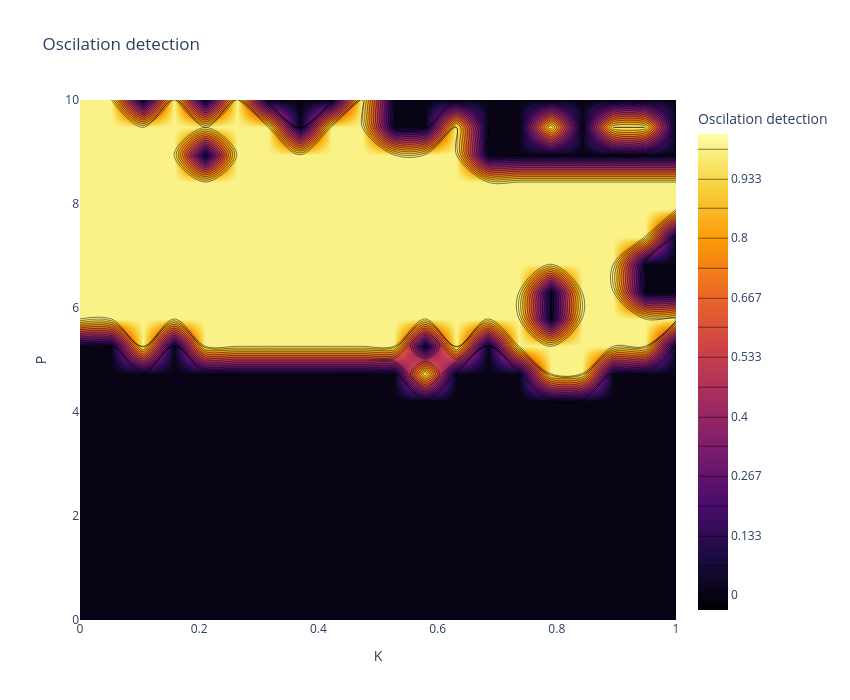
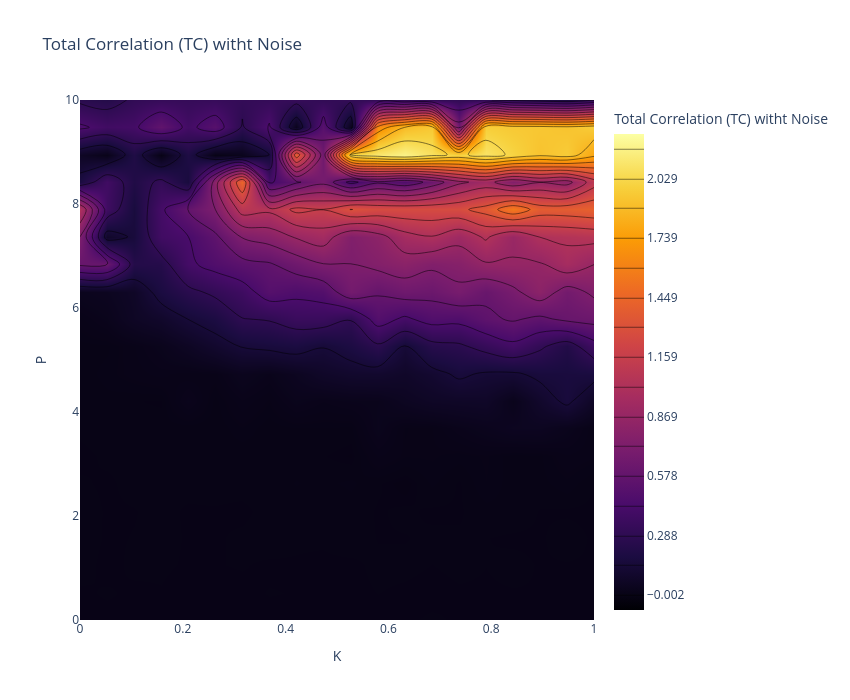
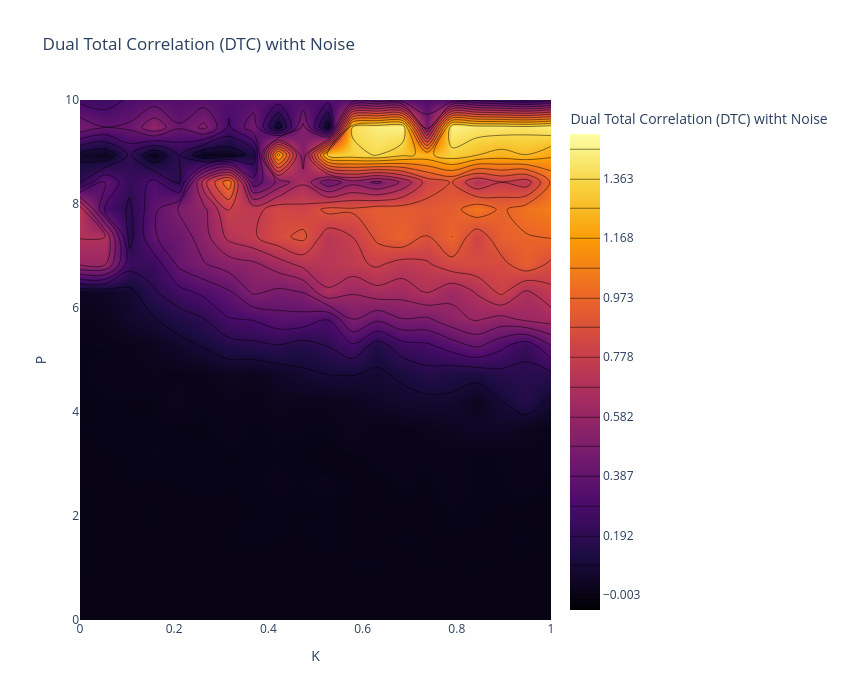
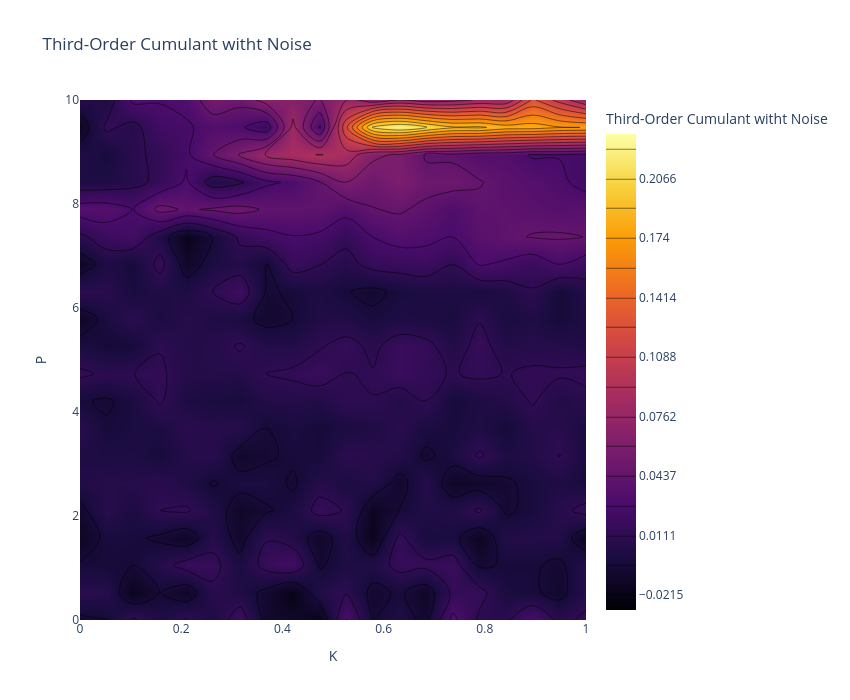

Notebook code cell kept with these figures, in order:
### Markdown cell above
---
## **7. Oscillation Detection in $(P \times K$) Space** with noise
We perform a parameter sweep to detect oscillations in the $(P \times K$) space.

### Code cell
P_values = np.linspace(0.0, 10, 20)
K_values = np.linspace(0.0, 1.0, 20)
K3_values = np.linspace(0.0, 1.0, 20)
sigma_E = 0.03
#T=150 # 2 minutes
T=375
#T=10

# Matrices to store metrics with noise
TC_map_noise = np.zeros((len(P_values), len(K_values)))
DTC_map_noise = np.zeros((len(P_values), len(K_values)))
Cumulant_map_noise = np.zeros((len(P_values), len(K_values)))
PowerCorr_map_noise = np.zeros((len(P_values), len(K_values)))
Entropy_map_noise = np.zeros((len(P_values), len(K_values)))  # Nueva métrica
Entropy_map_skew = np.zeros((len(P_values), len(K3_values)))  # Nueva métrica
Entropy_map_kurt = np.zeros((len(P_values), len(K3_values)))  # Nueva métrica



# Matrix to store oscillation detection with noise
oscillation_map_noise = np.zeros((len(P_values), len(K3_values)), dtype=int)
# mean_map = np.zeros((len(P_values), len(K_values), N_nodes))

#initial state
seed = 42
rng = np.random.default_rng(seed)
state0 = 0.1 * rng.standard_normal(2 * N_nodes)

for i, P_val in enumerate(P_values):
    for j, K3_val in enumerate(K3_values):
        # Simulation with noise using the existing function for higher-order interactions
        # t, states = simulate_wc_stochastic(state0, P_val, K3_val, M, T, dt, sigma_E=sigma_E, higher_order=True, T_ho=T_ho)
        P_vec = np.array([P_val, P_val, P_val])
        t, states = simulate_wc_higher_order_additive_stochastic(state0, P_vec, K3_val, T_ho, T, dt, sigma_E)
        start_idx = int(0.2 * len(t))

        E_node = states[start_idx:, :N_nodes]
        I_node = states[start_idx:, N_nodes:]

        # Oscillation detection using the existing function
        is_lc1, _, _, _ = detect_limit_cycle_poincare(E_node[:, 0], I_node[:, 0], dt, threshold_ratio=0.05, period_cv_threshold=0.05)
        is_lc2, _, _, _ = detect_limit_cycle_poincare(E_node[:, 0], I_node[:, 0], dt, threshold_ratio=0.05, period_cv_threshold=0.05)
        is_lc3, _, _, _ = detect_limit_cycle_poincare(E_node[:, 0], I_node[:, 0], dt, threshold_ratio=0.05, period_cv_threshold=0.05)
        oscillation_map_noise[i, j]  = int((is_lc1==True) and (is_lc2==True) and (is_lc3==True))

        # quitar transiente (ej. mitad inicial)
        # cut = int(0.5 * len(t))
        # E_ss = E_node[cut:, :]
        # mean firing per node
        # mean_map[i, j, :] = np.mean(E_ss, axis=0)


        # Remove transient
        E = states[start_idx:, :N_nodes]

        # Data matrix for higher-order metrics
        X = E.copy()

        # Covariance matrix
        Sigma = np.cov(X.T)

        # Higher-order metrics using the existing functions
        TC_map_noise[i, j] = TC_gauss(Sigma)
        DTC_map_noise[i, j] = DTC_gauss(Sigma)
        skew, kurt = dev_gauss(X)  # Cálculo de la entropía
        Entropy_map_skew[i, j] = skew
        Entropy_map_kurt[i, j] = kurt
        #Entropy_map_noise[i, j] = dev_gauss(Sigma)  # Cálculo de la entropía
        if X.shape[1] == 3:
            Cumulant_map_noise[i, j] = cumulants(X)
            PowerCorr_map_noise[i, j] = powercorr(X)

    if (i + 1) % 5 == 0:
        print(f"Progress: {i+1}/{len(P_values)}")

# Visualization using the existing function
# plot_oscillation_map(oscillation_map_noise, P_values, K3_values, title="Oscillation Detection (P-K3) with Noise")

# Visualization using the existing functions

#cleaing the matrix
TC_clean = clean_rowwise_signed(TC_map_noise, n_std=2)
DTC_clean = clean_rowwise_signed(DTC_map_noise, n_std=2)
Cumulant_clean = clean_rowwise_signed(Cumulant_map_noise,n_std=2)
PowerCorr_clean = clean_rowwise_signed(PowerCorr_map_noise,n_std=2)
Skew_clean = clean_rowwise_signed(Entropy_map_skew,n_std=2)
Kurt_clean = clean_rowwise_signed(Entropy_map_kurt,n_std=2)

# visualization the matrix cleaned
plot_metrics_contour(oscillation_map_noise, P_values, K3_values, title="Oscilation detection")

plot_metrics_contour(TC_clean, P_values, K3_values, title="Total Correlation (TC) witht Noise")
plot_metrics_contour(DTC_clean, P_values, K3_values, title="Dual Total Correlation (DTC) witht Noise")
plot_metrics_contour(Cumulant_clean, P_values, K3_values, title="Third-Order Cumulant witht Noise")
plot_metrics_contour(PowerCorr_clean, P_values, K3_values, title="Triple Power Correlation witht Noise")
plot_metrics_contour(Skew_clean, P_values, K3_values, title="skew with Noise")
plot_metrics_contour(Kurt_clean, P_values, K3_values, title="Kurt with Noise")



#os.makedirs("results", exist_ok=True)
np.savez_compressed(
    "../results/metrics_Coupling_diffusive_noise.npz",
    oscillation_map=oscillation_map_noise,
    TC=TC_clean,
    DTC=DTC_clean,
    cumulant=Cumulant_clean,
    powercorr=PowerCorr_clean,
    skew=Skew_clean,
    kurt=Kurt_clean,
    P=P_values,
    K3=K3_values
)


np.savez_compressed(
    "../results/raw_metrics_Coupling_diffusive_noise.npz",
    oscillation_map=oscillation_map_noise,
    TC=TC_map_noise,
    DTC=DTC_map_noise,
    cumulant=Cumulant_map_noise,
    powercorr=PowerCorr_map_noise,
    skew=Entropy_map_skew,
    kurt=Entropy_map_kurt,
    P=P_values,
    K3=K3_values
)

### Figure 1 — Plotly figure (JSON) as saved in the notebook; plotly's stock layout.template omitted (floating-point values rounded to 4 significant figures; data arrays with more than 128 entries replaced by an {"elided": "..."} marker saying what was removed)
{"data": [{"colorbar": {"title": {"text": "Oscilation detection"}}, "colorscale": [[0, "#000004"], [0.1111, "#1b0c41"], [0.2222, "#4a0c6b"], [0.3333, "#781c6d"], [0.4444, "#a52c60"], [0.5556, "#cf4446"], [0.6667, "#ed6925"], [0.7778, "#fb9b06"], [0.8889, "#f7d13d"], [1, "#fcffa4"]], "contours": {"coloring": "heatmap", "end": 1, "showlines": true, "size": 0.06667, "start": 0}, "type": "contour", "x": [0.0, 0.05263, 0.1053, 0.1579, 0.2105, 0.2632, 0.3158, 0.3684, 0.4211, 0.4737, 0.5263, 0.5789, 0.6316, 0.6842, 0.7368, 0.7895, 0.8421, 0.8947, 0.9474, 1.0], "y": [0.0, 0.5263, 1.053, 1.579, 2.105, 2.632, 3.158, 3.684, 4.211, 4.737, 5.263, 5.789, 6.316, 6.842, 7.368, 7.895, 8.421, 8.947, 9.474, 10.0], "z": {"elided": "20x20 int values"}}], "layout": {"height": 700, "title": {"text": "Oscilation detection"}, "width": 850, "xaxis": {"title": {"text": "K"}}, "yaxis": {"title": {"text": "P"}}}}

### Figure 2 — Plotly figure (JSON) as saved in the notebook; plotly's stock layout.template omitted (floating-point values rounded to 4 significant figures; data arrays with more than 128 entries replaced by an {"elided": "..."} marker saying what was removed)
{"data": [{"colorbar": {"title": {"text": "Total Correlation (TC) witht Noise"}}, "colorscale": [[0, "#000004"], [0.1111, "#1b0c41"], [0.2222, "#4a0c6b"], [0.3333, "#781c6d"], [0.4444, "#a52c60"], [0.5556, "#cf4446"], [0.6667, "#ed6925"], [0.7778, "#fb9b06"], [0.8889, "#f7d13d"], [1, "#fcffa4"]], "contours": {"coloring": "heatmap", "end": 2.175, "showlines": true, "size": 0.1451, "start": -0.002047}, "type": "contour", "x": [0.0, 0.05263, 0.1053, 0.1579, 0.2105, 0.2632, 0.3158, 0.3684, 0.4211, 0.4737, 0.5263, 0.5789, 0.6316, 0.6842, 0.7368, 0.7895, 0.8421, 0.8947, 0.9474, 1.0], "y": [0.0, 0.5263, 1.053, 1.579, 2.105, 2.632, 3.158, 3.684, 4.211, 4.737, 5.263, 5.789, 6.316, 6.842, 7.368, 7.895, 8.421, 8.947, 9.474, 10.0], "z": {"elided": "20x20 float values"}}], "layout": {"height": 700, "title": {"text": "Total Correlation (TC) witht Noise"}, "width": 850, "xaxis": {"title": {"text": "K"}}, "yaxis": {"title": {"text": "P"}}}}

### Figure 3 — Plotly figure (JSON) as saved in the notebook; plotly's stock layout.template omitted (floating-point values rounded to 4 significant figures; data arrays with more than 128 entries replaced by an {"elided": "..."} marker saying what was removed)
{"data": [{"colorbar": {"title": {"text": "Dual Total Correlation (DTC) witht Noise"}}, "colorscale": [[0, "#000004"], [0.1111, "#1b0c41"], [0.2222, "#4a0c6b"], [0.3333, "#781c6d"], [0.4444, "#a52c60"], [0.5556, "#cf4446"], [0.6667, "#ed6925"], [0.7778, "#fb9b06"], [0.8889, "#f7d13d"], [1, "#fcffa4"]], "contours": {"coloring": "heatmap", "end": 1.46, "showlines": true, "size": 0.09755, "start": -0.002796}, "type": "contour", "x": [0.0, 0.05263, 0.1053, 0.1579, 0.2105, 0.2632, 0.3158, 0.3684, 0.4211, 0.4737, 0.5263, 0.5789, 0.6316, 0.6842, 0.7368, 0.7895, 0.8421, 0.8947, 0.9474, 1.0], "y": [0.0, 0.5263, 1.053, 1.579, 2.105, 2.632, 3.158, 3.684, 4.211, 4.737, 5.263, 5.789, 6.316, 6.842, 7.368, 7.895, 8.421, 8.947, 9.474, 10.0], "z": {"elided": "20x20 float values"}}], "layout": {"height": 700, "title": {"text": "Dual Total Correlation (DTC) witht Noise"}, "width": 850, "xaxis": {"title": {"text": "K"}}, "yaxis": {"title": {"text": "P"}}}}

### Figure 4 — Plotly figure (JSON) as saved in the notebook; plotly's stock layout.template omitted (floating-point values rounded to 4 significant figures; data arrays with more than 128 entries replaced by an {"elided": "..."} marker saying what was removed)
{"data": [{"colorbar": {"title": {"text": "Third-Order Cumulant witht Noise"}}, "colorscale": [[0, "#000004"], [0.1111, "#1b0c41"], [0.2222, "#4a0c6b"], [0.3333, "#781c6d"], [0.4444, "#a52c60"], [0.5556, "#cf4446"], [0.6667, "#ed6925"], [0.7778, "#fb9b06"], [0.8889, "#f7d13d"], [1, "#fcffa4"]], "contours": {"coloring": "heatmap", "end": 0.2229, "showlines": true, "size": 0.01629, "start": -0.02151}, "type": "contour", "x": [0.0, 0.05263, 0.1053, 0.1579, 0.2105, 0.2632, 0.3158, 0.3684, 0.4211, 0.4737, 0.5263, 0.5789, 0.6316, 0.6842, 0.7368, 0.7895, 0.8421, 0.8947, 0.9474, 1.0], "y": [0.0, 0.5263, 1.053, 1.579, 2.105, 2.632, 3.158, 3.684, 4.211, 4.737, 5.263, 5.789, 6.316, 6.842, 7.368, 7.895, 8.421, 8.947, 9.474, 10.0], "z": {"elided": "20x20 float values"}}], "layout": {"height": 700, "title": {"text": "Third-Order Cumulant witht Noise"}, "width": 850, "xaxis": {"title": {"text": "K"}}, "yaxis": {"title": {"text": "P"}}}}
